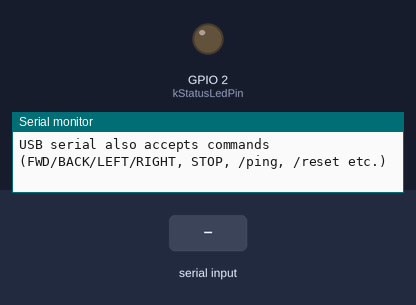
A program run on a simulated ESP32. Shown: output pins drawn as LEDs (lit = HIGH), the last lines printed to the serial monitor. The test bench sets the inputs (shaded band).

Above: at 2.7 s.
2.8 s: "/\n" received over the second serial link
At 2.81 s:
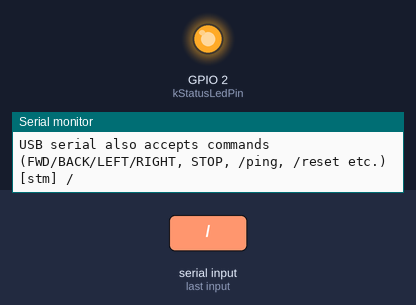
4.3 s: "/ping\n" received over Serial
At 5.2 s:
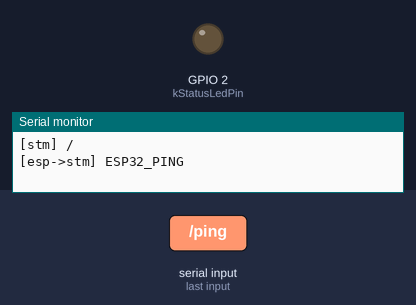
5.8 s: "/?\n" received over the second serial link
At 6.3 s:
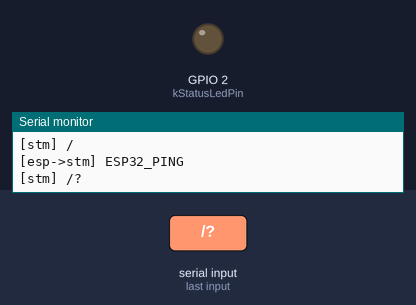
8.8 s: "/help\n" received over the second serial link
Timing chart, 0 to 11.3 s (numbered marks = the images above; inputs shaded):
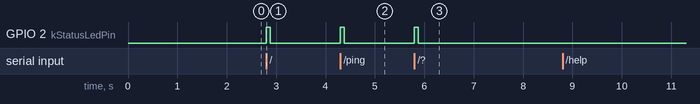

Measured:
- after the input at 2.8 s, GPIO 2 (kStatusLedPin): LOW → HIGH at once, → LOW 0.08 s later
- after the input at 4.3 s, GPIO 2 (kStatusLedPin): LOW → HIGH at once, → LOW 0.08 s later
- after the input at 5.8 s, GPIO 2 (kStatusLedPin): LOW → HIGH at once, → LOW 0.08 s later

The program:

main.cpp
```cpp
#include <Arduino.h>
#include <WiFi.h>
#include <WebServer.h>
#include <strings.h>

namespace {

#if defined(LED_BUILTIN)
constexpr uint8_t kStatusLedPin = LED_BUILTIN;
#else
constexpr uint8_t kStatusLedPin = 2;  // Most ESP32 dev boards
#endif

constexpr uint8_t kStmRxPin = 16;  // ESP32 RX2 (connect to STM TX)
constexpr uint8_t kStmTxPin = 17;  // ESP32 TX2 (connect to STM RX)
constexpr uint32_t kStmBaudRate = 115200;
constexpr uint32_t kHeartbeatIntervalMs = 1000;
constexpr uint32_t kLedPulseMs = 80;

constexpr const char* kWifiSsid = "HillAssist-ESP32";
constexpr const char* kWifiPassword = "hillassist";

HardwareSerial& stmSerial = Serial2;
WebServer server(80);

uint32_t gLastHeartbeat = 0;
uint32_t gLastLedPulse = 0;
bool gLedState = false;

IPAddress gApIp;

struct LineBuffer {
  char data[160];
  size_t length = 0;

  void clear() { length = 0; }

  void append(char c) {
    if (length + 1 >= sizeof(data)) {
      data[sizeof(data) - 2] = '\0';
      length = sizeof(data) - 1;
      return;
    }
    data[length++] = c;
  }

  bool empty() const { return length == 0; }

  const char* c_str() {
    if (length >= sizeof(data)) {
      length = sizeof(data) - 1;
    }
    data[length] = '\0';
    return data;
  }
};

LineBuffer gCliBuffer{};
LineBuffer gStmBuffer{};

String gLastCommand;
String gLastAck;
String gLastStmLine;

const char kIndexHtml[] PROGMEM = R"rawliteral(
<!DOCTYPE html>
<html lang="en">
<head>
  <meta charset="utf-8">
  <title>Hill Assist Controller</title>
  <meta name="viewport" content="width=device-width, initial-scale=1">
  <style>
    body { font-family: Arial, sans-serif; margin: 16px; background:#1f2933; color:#f5f7fa; }
    h1 { font-size: 1.4rem; margin-bottom: 0.5rem; }
    .card { background:#323f4b; border-radius: 12px; padding: 16px; margin-bottom:16px; box-shadow:0 4px 12px rgba(0,0,0,0.3); }
    button { margin: 6px; padding: 10px 18px; font-size:0.95rem; border:none; border-radius:8px; background:#3f83f8; color:#fff; cursor:pointer; }
    button:active { transform:scale(0.97); }
    button.stop { background:#e12d39; }
    button.cmd { background:#0e9f6e; }
    label { display:block; margin:12px 0 4px; font-weight:bold; }
    input[type=range] { width:100%; }
    pre { background:#1a202c; padding:12px; border-radius:8px; max-height:180px; overflow:auto; }
    .grid { display:grid; grid-template-columns:repeat(auto-fit,minmax(140px,1fr)); gap:8px; }
    .status-line { margin:6px 0; font-family:monospace; }
  </style>
</head>
<body>
  <h1>Hill Assist ESP32 Control</h1>
  <div class="card">
    <label for="speed">Drive speed: <span id="speedLabel">180</span></label>
    <input type="range" id="speed" min="0" max="255" value="180" oninput="speedLabel.textContent=value">
    <div class="grid">
      <button onclick="sendMove('FWD')">Forward</button>
      <button onclick="sendMove('BACK')">Backward</button>
      <button onclick="sendMove('LEFT')">Left</button>
      <button onclick="sendMove('RIGHT')">Right</button>
      <button class="stop" onclick="sendRaw('STOP')">Stop</button>
      <button class="cmd" onclick="sendRaw('/ping')">Ping</button>
      <button class="cmd" onclick="sendRaw('/reset')">Reset STM</button>
    </div>
  </div>

  <div class="card">
    <label for="raw">Custom command</label>
    <input id="raw" type="text" placeholder="MOTORS 120 -80">
    <button onclick="sendRaw(document.getElementById('raw').value)">Send</button>
  </div>

  <div class="card">
    <h2>Status</h2>
    <div class="status-line">Uptime: <span id="uptime">-</span> ms</div>
    <div class="status-line">Last Command: <span id="lastCmd">-</span></div>
    <div class="status-line">Last Ack: <span id="lastAck">-</span></div>
    <div class="status-line">Last STM: <span id="lastStm">-</span></div>
    <div class="status-line">SoftAP IP: <span id="apIp">-</span></div>
    <pre id="log"></pre>
  </div>

  <script>
    const logEl = document.getElementById('log');
    function appendLog(line) {
      if (!line) return;
      const now = new Date().toLocaleTimeString();
      logEl.textContent = `[${now}] ${line}\n` + logEl.textContent;
    }
    function sendMove(dir) {
      const speed = document.getElementById('speed').value;
      sendRaw(`${dir} ${speed}`);
    }
    function sendRaw(cmd) {
      if (!cmd) return;
      fetch(`/cmd?command=${encodeURIComponent(cmd)}`)
        .then(resp => resp.text())
        .then(text => appendLog(text))
        .catch(err => appendLog(`error: ${err}`));
    }
    function refreshStatus() {
      fetch('/status')
        .then(resp => resp.json())
        .then(data => {
          document.getElementById('uptime').textContent = data.uptime || '-';
          document.getElementById('lastCmd').textContent = data.lastCommand || '-';
          document.getElementById('lastAck').textContent = data.lastAck || '-';
          document.getElementById('lastStm').textContent = data.lastStm || '-';
          document.getElementById('apIp').textContent = data.apIp || '-';
        })
        .catch(() => {});
    }
    setInterval(refreshStatus, 1500);
    refreshStatus();
  </script>
</body>
</html>
)rawliteral";

void pulseLed(uint32_t nowMs) {
  if (gLedState && (nowMs - gLastLedPulse >= kLedPulseMs)) {
    digitalWrite(kStatusLedPin, LOW);
    gLedState = false;
  }
}

void kickLed(uint32_t nowMs) {
  digitalWrite(kStatusLedPin, HIGH);
  gLedState = true;
  gLastLedPulse = nowMs;
}

void sendHeartbeat(uint32_t nowMs) {
  if (nowMs - gLastHeartbeat < kHeartbeatIntervalMs) {
    return;
  }
  gLastHeartbeat = nowMs;
  stmSerial.print(F("ESP32_HEARTBEAT "));
  stmSerial.println(nowMs);
}

String jsonEscape(const String& in) {
  String out;
  out.reserve(in.length() + 4);
  for (size_t i = 0; i < in.length(); ++i) {
    const char c = in.charAt(i);
    switch (c) {
      case '\\':
      case '\"':
        out += '\\';
        out += c;
        break;
      case '\r':
        break;
      case '\n':
        out += "\\n";
        break;
      case '\t':
        out += "\\t";
        break;
      default:
        out += c;
        break;
    }
  }
  return out;
}

String processCommand(const String& rawCmd, bool fromHttp) {
  String cmd = rawCmd;
  cmd.trim();
  if (cmd.isEmpty()) {
    return F("No command supplied");
  }

  gLastCommand = cmd;

  const uint32_t now = millis();

  if (cmd.startsWith("/")) {
    if (cmd.equalsIgnoreCase("/?") || cmd.equalsIgnoreCase("/help")) {
      const char helpMsg[] =
          "Commands:\n"
          "  /? or /help      - show this help\n"
          "  /ping            - send ESP32_PING to STM32\n"
          "  /reset           - send ESP32_RESET to STM32\n"
          "  FWD [speed]      - drive forward (0-255)\n"
          "  BACK [speed]     - drive backward\n"
          "  LEFT [speed]     - pivot left\n"
          "  RIGHT [speed]    - pivot right\n"
          "  STOP             - stop motors\n"
          "  MOTORS L R       - raw motor command (-255..255)\n";
      gLastAck = F("Help requested");
      return String(helpMsg);
    }
    if (cmd.equalsIgnoreCase("/ping")) {
      stmSerial.println(F("ESP32_PING"));
      kickLed(now);
      gLastAck = F("[esp->stm] ESP32_PING");
      return gLastAck;
    }
    if (cmd.equalsIgnoreCase("/reset")) {
      stmSerial.println(F("ESP32_RESET"));
      kickLed(now);
      gLastAck = F("[esp->stm] ESP32_RESET");
      return gLastAck;
    }
    gLastAck = F("[warn] Unknown slash-command");
    return gLastAck;
  }

  stmSerial.println(cmd);
  kickLed(now);
  gLastAck = "[esp->stm] " + cmd;
  return gLastAck;
}

void handleRoot() {
  server.send_P(200, "text/html", kIndexHtml);
}

void handleCmd() {
  if (!server.hasArg("command")) {
    server.send(400, "text/plain", "Missing command parameter");
    return;
  }
  String cmd = server.arg("command");
  String result = processCommand(cmd, true);
  server.send(200, "text/plain", result);
}

void handleStatus() {
  String json = "{";
  json += "\"uptime\":" + String(millis());
  json += ",\"lastCommand\":\"" + jsonEscape(gLastCommand) + "\"";
  json += ",\"lastAck\":\"" + jsonEscape(gLastAck) + "\"";
  json += ",\"lastStm\":\"" + jsonEscape(gLastStmLine) + "\"";
  json += ",\"apIp\":\"" + gApIp.toString() + "\"";
  json += "}";
  server.send(200, "application/json", json);
}

void handleNotFound() {
  server.send(404, "text/plain", "Not Found");
}

void handleCliInput() {
  while (Serial.available() > 0) {
    char c = static_cast<char>(Serial.read());
    if (c == '\r') {
      continue;
    }
    if (c == '\n') {
      if (!gCliBuffer.empty()) {
        const char* line = gCliBuffer.c_str();
        String result = processCommand(String(line), false);
        Serial.println(result);
        gCliBuffer.clear();
      }
      continue;
    }
    gCliBuffer.append(c);
  }
}

void handleStmInput() {
  while (stmSerial.available() > 0) {
    char c = static_cast<char>(stmSerial.read());
    const uint32_t now = millis();
    if (c == '\r') {
      continue;
    }
    if (c == '\n') {
      if (!gStmBuffer.empty()) {
        const char* line = gStmBuffer.c_str();
        gLastStmLine = line;
        Serial.print(F("[stm] "));
        Serial.println(line);
        gStmBuffer.clear();
        kickLed(now);
      }
      continue;
    }
    gStmBuffer.append(c);
  }
}

}  // namespace

void setup() {
  pinMode(kStatusLedPin, OUTPUT);
  digitalWrite(kStatusLedPin, LOW);

  Serial.begin(115200);
  const uint32_t startWait = millis();
  while (!Serial && (millis() - startWait) < 1500) {
    delay(10);
  }

  WiFi.mode(WIFI_AP);
  if (WiFi.softAP(kWifiSsid, kWifiPassword)) {
    gApIp = WiFi.softAPIP();
    Serial.print(F("[wifi] AP SSID: "));
    Serial.print(kWifiSsid);
    Serial.print(F("  IP: "));
    Serial.println(gApIp);
  } else {
    Serial.println(F("[wifi] Failed to start SoftAP"));
    gApIp = IPAddress(192, 168, 4, 1);
  }

  server.on("/", handleRoot);
  server.on("/cmd", handleCmd);
  server.on("/status", handleStatus);
  server.onNotFound(handleNotFound);
  server.begin();

  stmSerial.begin(kStmBaudRate, SERIAL_8N1, kStmRxPin, kStmTxPin);

  Serial.println();
  Serial.println(F("=== ESP32 <-> STM32 bridge ==="));
  Serial.print(F("STM UART @ "));
  Serial.print(kStmBaudRate);
  Serial.print(F(" bps (RX="));
  Serial.print(kStmRxPin);
  Serial.print(F(" TX="));
  Serial.print(kStmTxPin);
  Serial.println(')');
  Serial.print(F("Connect to http://"));
  Serial.print(gApIp);
  Serial.println(F(" (Wi-Fi SSID 'HillAssist-ESP32', password 'hillassist')."));
  Serial.println(F("USB serial also accepts commands (FWD/BACK/LEFT/RIGHT, STOP, /ping, /reset etc.)"));

  stmSerial.println(F("ESP32_READY"));
  gLastHeartbeat = millis();
}

void loop() {
  const uint32_t now = millis();
  handleCliInput();
  handleStmInput();
  server.handleClient();
  sendHeartbeat(now);
  pulseLed(now);
}
```
